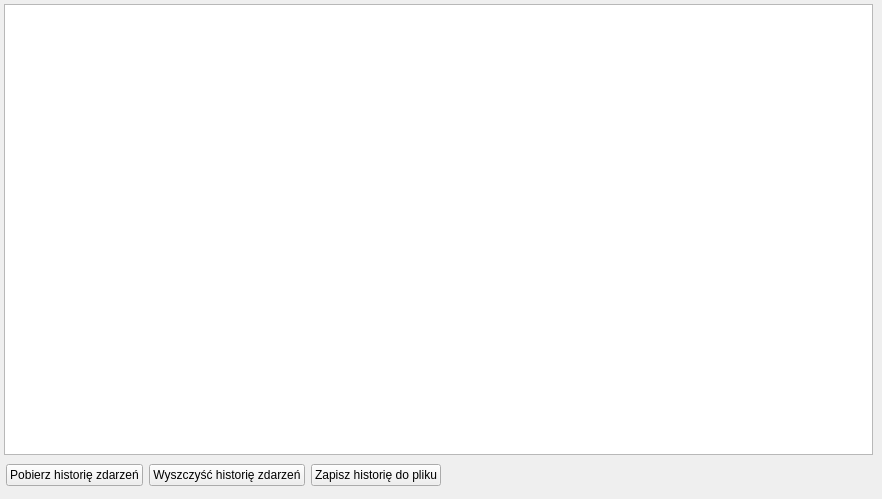
        <widget class="QWidget" name="tab">
         <attribute name="title">
          <string>Historia zdarzeń</string>
         </attribute>
         <widget class="QListWidget" name="eventViewer">
          <property name="geometry">
           <rect>
            <x>4</x>
            <y>4</y>
            <width>869</width>
            <height>451</height>
           </rect>
          </property>
          <property name="sizePolicy">
           <sizepolicy hsizetype="Fixed" vsizetype="Fixed">
            <horstretch>0</horstretch>
            <verstretch>0</verstretch>
           </sizepolicy>
          </property>
         </widget>
         <widget class="QWidget" name="horizontalLayoutWidget_9">
          <property name="geometry">
           <rect>
            <x>6</x>
            <y>460</y>
            <width>867</width>
            <height>30</height>
           </rect>
          </property>
          <layout class="QHBoxLayout" name="horizontalLayout_7">
           <item>
            <widget class="QPushButton" name="b_getEvents">
             <property name="text">
              <string>Pobierz historię zdarzeń</string>
             </property>
            </widget>
           </item>
           <item>
            <widget class="QPushButton" name="b_clearEvents">
             <property name="text">
              <string>Wyszczyść historię zdarzeń</string>
             </property>
            </widget>
           </item>
           <item>
            <widget class="QPushButton" name="b_saveEvents">
             <property name="text">
              <string>Zapisz historię do pliku</string>
             </property>
            </widget>
           </item>
           <item>
            <spacer name="horizontalSpacer_2">
             <property name="orientation">
              <enum>Qt::Horizontal</enum>
             </property>
             <property name="sizeHint" stdset="0">
              <size>
               <width>40</width>
               <height>20</height>
              </size>
             </property>
            </spacer>
           </item>
          </layout>
         </widget>
        </widget>
